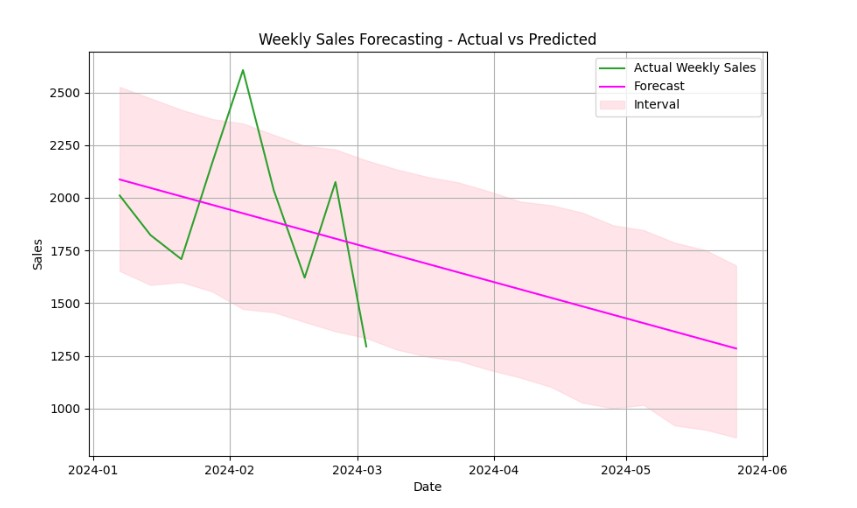

The Python source for this figure:
import pandas as pd
import matplotlib.pyplot as plt
from prophet import Prophet


df = dataset.copy()
df['Date'] = pd.to_datetime(df['Date'])

prophet_df = df.rename(columns={'Date': 'ds', 'Sales': 'y'})

#model
model = Prophet()
model.fit(prophet_df)

#forecast 12 weeks
future = model.make_future_dataframe(periods=12, freq='W')
forecast = model.predict(future)

#trends
plt.figure(figsize=(10,6))
plt.plot(df['Date'], df['Sales'], label='Actual Weekly Sales', color='#2ca02c')  
plt.plot(forecast['ds'], forecast['yhat'], label='Forecast', color='Magenta')    
plt.fill_between(forecast['ds'], forecast['yhat_lower'], forecast['yhat_upper'],
                 color='Pink', alpha=0.4, label='Interval')        

#ploting x and y labels
plt.xlabel('Date')
plt.ylabel('Sales')
plt.title('Weekly Sales Forecasting - Actual vs Predicted')
plt.legend()
plt.grid(True)
plt.show()
